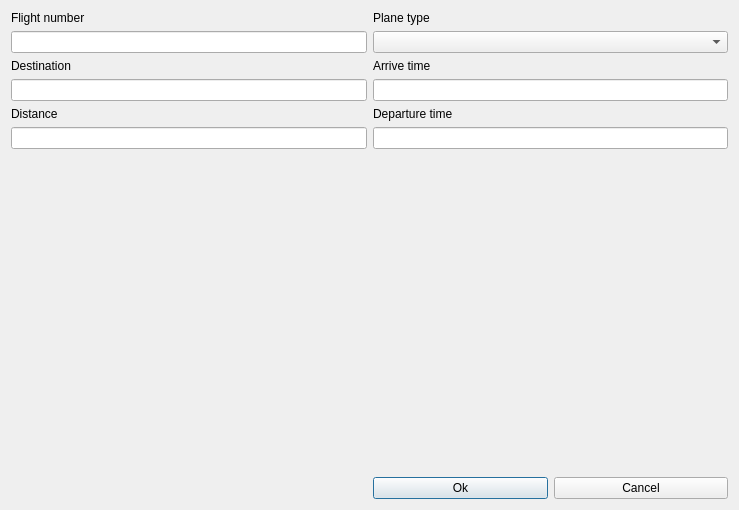
<?xml version="1.0" encoding="UTF-8"?>
<ui version="4.0">
 <class>DialogAdd</class>
 <widget class="QDialog" name="DialogAdd">
  <property name="geometry">
   <rect>
    <x>0</x>
    <y>0</y>
    <width>739</width>
    <height>510</height>
   </rect>
  </property>
  <property name="windowTitle">
   <string>Dialog</string>
  </property>
  <layout class="QGridLayout" name="gridLayout_2">
   <item row="0" column="0">
    <layout class="QVBoxLayout" name="verticalLayout">
     <item>
      <widget class="QLabel" name="label">
       <property name="text">
        <string>Flight number</string>
       </property>
      </widget>
     </item>
     <item>
      <widget class="QLineEdit" name="flightLabel"/>
     </item>
     <item>
      <widget class="QLabel" name="label_2">
       <property name="text">
        <string>Destination</string>
       </property>
      </widget>
     </item>
     <item>
      <widget class="QLineEdit" name="destinationLabel"/>
     </item>
     <item>
      <widget class="QLabel" name="label_3">
       <property name="text">
        <string>Distance</string>
       </property>
      </widget>
     </item>
     <item>
      <widget class="QLineEdit" name="distanceLabel"/>
     </item>
     <item>
      <spacer name="verticalSpacer_2">
       <property name="orientation">
        <enum>Qt::Vertical</enum>
       </property>
       <property name="sizeHint" stdset="0">
        <size>
         <width>20</width>
         <height>40</height>
        </size>
       </property>
      </spacer>
     </item>
    </layout>
   </item>
   <item row="0" column="1">
    <layout class="QVBoxLayout" name="verticalLayout_2">
     <item>
      <widget class="QLabel" name="label_4">
       <property name="text">
        <string>Plane type</string>
       </property>
      </widget>
     </item>
     <item>
      <widget class="QComboBox" name="PlaneTypeBox"/>
     </item>
     <item>
      <widget class="QLabel" name="label_5">
       <property name="text">
        <string>Arrive time</string>
       </property>
      </widget>
     </item>
     <item>
      <widget class="QLineEdit" name="ArriveTimeLabel"/>
     </item>
     <item>
      <widget class="QLabel" name="label_6">
       <property name="text">
        <string>Departure time</string>
       </property>
      </widget>
     </item>
     <item>
      <widget class="QLineEdit" name="DepartureTimeLabel"/>
     </item>
     <item>
      <spacer name="verticalSpacer">
       <property name="orientation">
        <enum>Qt::Vertical</enum>
       </property>
       <property name="sizeHint" stdset="0">
        <size>
         <width>20</width>
         <height>40</height>
        </size>
       </property>
      </spacer>
     </item>
     <item>
      <layout class="QHBoxLayout" name="horizontalLayout">
       <item>
        <widget class="QPushButton" name="OkButton">
         <property name="text">
          <string>Ok</string>
         </property>
        </widget>
       </item>
       <item>
        <widget class="QPushButton" name="pushButton_2">
         <property name="text">
          <string>Cancel</string>
         </property>
        </widget>
       </item>
      </layout>
     </item>
    </layout>
   </item>
  </layout>
 </widget>
 <resources/>
 <connections/>
</ui>
